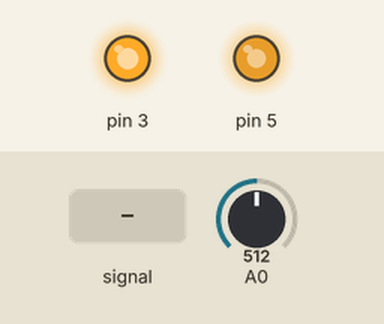
This sketch was run on a simulated Arduino Uno, built with avr-gcc and run on an emulated ATmega328P. On the bench: output pins drawn as LEDs (lit = HIGH). The inputs (shaded band) are chosen by the test bench; at power-on: A0 = 512.

Above: at 1.2 s.
1.3 s: A0 fed a 200 Hz sine of ±460 counts around its level
Timing chart, 0 to 2.7 s (numbered marks = the images above; inputs shaded):
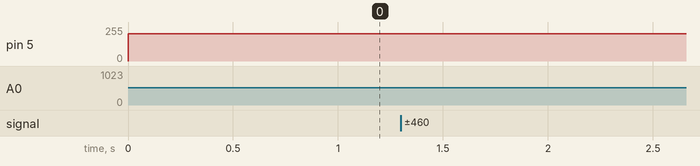

The sketch:

Group2_SmartCarProject_past.ino
```cpp
volatile unsigned int adcResult = 0;


void setup() {
  cli();

  ADCSRA = 0xEF;
  ADCSRB = 0x00;
  ADMUX = 0x60;

  //DDRD = 0x24;
  DDRD = 0x28;

  TCCR0A = 0x21; //Phase correct PWM //OC0B non-Inverting// Top OCR0A
  TCCR0B = 0x09; //0000-1001 //PreScaler of 1
  OCR0A = 160;

  TCCR2A = 0x21; //Phase correct PWM //OC0B non-Inverting// Top OCR2A
  TCCR2B = 0x09; //0000-1001 //PreScaler of 1
  OCR2A = 160;

  sei();
 // Serial.begin(9600);
}

void loop() {
  //Serial.println(adcResult);
  //Serial.println(TCNT2);


  //OCR0B = (adcResult * 160L)  / 1023;
  //OCR2B = (adcResult * 160L) / 1023;
}

ISR(ADC_vect)
{
  adcResult = ADC;
  //OCR0B = (adcResult * 160L) / 1023; //Use ADMUX in 8-Bit operation, assign ADCH to OCRxB
  //OCR2B = (adcResult * 160L) / 1023;
  OCR0B = ADCH;
}
```
